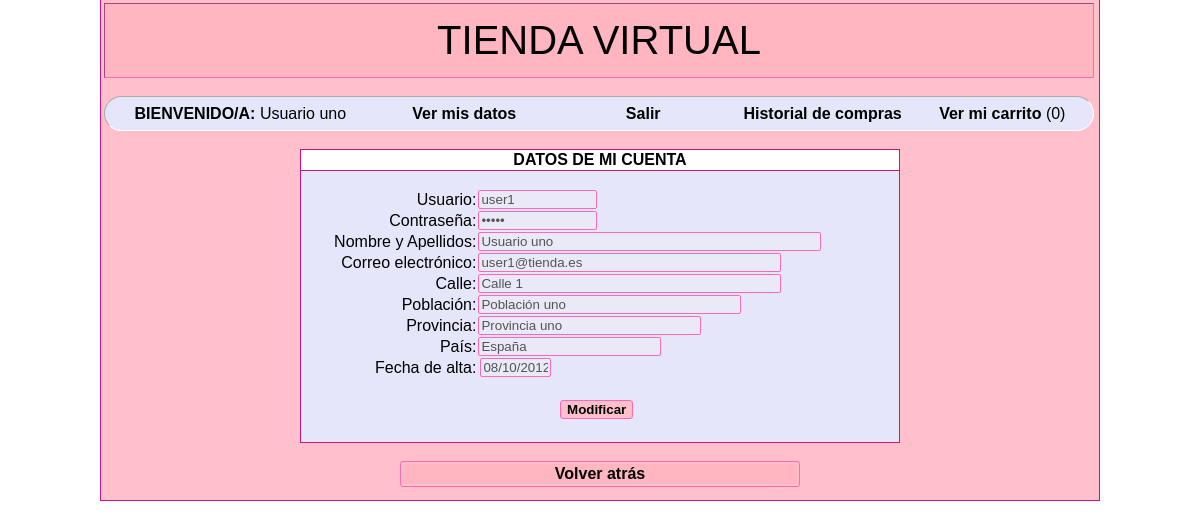
/content/user/userData.php (signed in), run on the app's committed database.
### tables this page shows
CREATE TABLE clientes (
  LOGIN varchar(20) NOT NULL,
  NOMBRE varchar(40) NOT NULL,
  PASSWORD varchar(20) NOT NULL,
  EMAIL varchar(30) NOT NULL,
  CALLE varchar(40) DEFAULT NULL,
  POBLACION varchar(35) DEFAULT NULL,
  PROVINCIA varchar(35) DEFAULT NULL,
  PAIS varchar(25) DEFAULT NULL,
  FECHAALTA date NOT NULL,
  PRIMARY KEY (LOGIN)
);

### content/user/userData.php (the view, shortened to what this page needs)
<?php
	$usuario = $_SESSION['user'];
	$conexion=mysql_connect("localhost", "root", "root") or die ('NO PUDO CONECTARSE');
	$resul=mysql_query("SELECT *
				   		FROM CLIENTES
				   		WHERE LOGIN = '".$usuario."'", $conexion)  or die ("No funciona");
	$fila = mysql_fetch_array($resul);
	$date = new DateTime($fila[FECHAALTA], timezone_open('Europe/Madrid'));
	include ("./includes/top.php");
	include ("./includes/cabecera.php");
	include ("./includes/user.php");
	echo "<form method='post' name='userData' action='./modifyUser.php' target='_parent' onSubmit='return validateUser();'>
			<table id='datos' class='datos' style='text-align: center;'>
				<tr>
					<th colspan='2'>
						DATOS DE MI CUENTA
					</th>
				</tr>
				<tr>
					<td style='text-align: right;'>
						<br />
						Usuario:
					</td>
					<td style='text-align: left;'>
						<br />
						<input type='hidden' name='login' value='".$fila[LOGIN]."' />
						<input type='text' size='12' name='usuario' disabled value='".$fila[LOGIN]."' class='texto' />
					</td>
				</tr>
				<tr>
					<td style='text-align: right;'>
						Contrase&ntilde;a:
					</td>
					<td style='text-align: left;'>
						<input type='password' size='12' name='pass' disabled value='".$fila[PASSWORD]."' class='texto' />
					</td>
				</tr>
				<tr>
					<td style='text-align: right;''>
						Nombre y Apellidos:
					</td>
					<td style='text-align: left;'>
						<input type='text' size='40' name='nombre' disabled value='".$fila[NOMBRE]."' class='texto' />
					</td>
				</tr>
				<tr>
					<td style='text-align: right;'>
						Correo electr&oacute;nico:
					</td>
					<td style='text-align: left;''>
						<input type='text' size='35' name='mail' disabled value='".$fila[EMAIL]."' class='texto' />
					</td>
				</tr>
				<tr>
					<td style='text-align: right;'>
						Calle:
					</td>
					<td style='text-align: left;'>
						<input type='text' size='35' name='calle' disabled value='".$fila[CALLE]."' class='texto' />
					</td>
				</tr>
				<tr>
					<td style='text-align: right;'>
						Poblaci&oacute;n:
					</td>
					<td style='text-align: left;'>
						<input type='text' size='30' name='poblacion' disabled value='".$fila[POBLACION]."' class='texto' />
					</td>
				</tr>
				<tr>
					<td style='text-align: right;''>
						Provincia:
					</td>
					<td style='text-align: left;'>
						<input type='text' size='25' name='provincia' disabled value='".$fila[PROVINCIA]."' class='texto' />
					</td>
				</tr>
				<tr>
					<td style='text-align: right;''>
						Pa&iacute;s:
					</td>
					<td style='text-align: left;'>
						<input type='text' size='20' name='pais' disabled value='".$fila[PAIS]."' class='texto' />
					</td>
				</tr>
				<tr>
					<td style='text-align: right;'>
						Fecha de alta:
						<br />
						<br />
					</td>
					<td style='text-align: left;'>
						<input type='text' id='fechaAlta' size='10' name='fecha' disabled value='".$date->format('d/m/Y')."' class='texto' />
						<br />
						<br />
					</td>
				</tr>
				<tr>
					<td colspan='2' style='text-align: center;'>
						<input type='button' name='modificar' id='mod_button' value='Modificar' onClick='modifyUser()' title='Modificar datos de usuario' class='boton' />
						<a href='#' style='text-decoration: none;'>
						</a>
					</td>
				</tr>
				<tr>
					<td colspan='2' style='text-align: center;'>
						<br />
					</td>
				</tr>
			</table>
		</form>
		<br />
		<table id='enlace_atras' class='enlace_atras'>
			<tr>
				<td>
					<a href='../user.php'><div>Volver atr&aacute;s</div></a>
				</td>
			</tr>
		</table>";
	include ("./includes/bottom.php");
?>

### content/user/includes/top.php (shortened to what this page needs)
<!doctype html>
<html xmlns='http://www.w3.org/1999/xhtml'>
    <head>
    </head>
    <body>
        <table id='contenedor' class='contenedor'>
            <tr>
                <td>

### content/user/includes/cabecera.php (shortened to what this page needs)
<table id='cabecera2' class='cabecera2'>
	<tr>
		<td>
			TIENDA VIRTUAL
		</td>
	</tr>
</table>

### content/user/includes/user.php
<?php
	echo "	<br />
			<table id='menu_user' class='menu_user'>
				<tr align='center'>
					<td valign='middle' style='width: 270px;'>
						<span class='bienvenido'>BIENVENIDO/A:</span> <span class='usuario'>".$_SESSION['userName']."</span>
					</td>
					<td valign='middle' style='width: 180px;'>
						<a href='./userData.php' title='Ver mis datos de usuario'>Ver mis datos</a>
					</td>
					<td valign='middle' style='width: 180px;'>
						<a href='../../index.php?Option=Exit' title='Cerrar la sesi&oacute;n actual'>Salir</a>
					</td>
					<td valign='middle' style='width: 180px;'>
						<a href='./shopping.php' title='Historial de compras realizadas por ".$_SESSION['userName']."'>Historial de compras</a>
					</td>
					<td valign='middle' style='width: 180px;'>
						<a href='./trolley.php' title='Ver mi carrito \nProductos: ".$_SESSION['cantidadProductosCarrito']."'>Ver mi carrito</a> (".$_SESSION['cantidadProductosCarrito'].")
					</td>
				</tr>
			</table>
			<br />";
?>

### content/user/includes/bottom.php (shortened to what this page needs)
				</td>
            </tr>
        </table>
    </body>
</html>

### styles.css (style rules this page uses)
body { margin-top: 0px; margin-bottom: 0px; width: auto; height: auto; }
.contenedor { background-color: pink; border-color: mediumVioletRed; border-style: solid; border-width: 1px; border-top-width: 0px; font-family: arial; height: 100%; margin: auto; margin-top: 0; padding: 0; padding-bottom: 10px; text-align: center; width: 1000px; }
.contenedor tr { margin: auto; text-align: center; alignment-adjust: central; }
.contenedor td { alignment-adjust: central; margin: auto; vertical-align: middle; }
.contenedor a { color: black; font-weight: bold; text-decoration: none; }
.cabecera2 { background-color: lightPink; color: black; border-width: 1px; border-color: hotpink; border-style: inset; cursor: default; font-size: 30pt; height: 75px; text-align: center; width: 990px; }
.cabecera2 td { vertical-align: middle; }
.menu_user { background-color: lavender; color: black; border-width: 1px; border-color: white; border-style: inset; text-align: center; font-size: 12pt; width: 990px; height: 35px; border-radius: 30px; }
.menu_user a { color: black; font-weight: bold; text-decoration: none; }
.boton { background-color: pink; border-color: hotPink; border-radius: 3px; border-style: solid; border-width: 1px; color: black; font-family: arial; font-size: 10pt; font-weight: bold; margin-bottom: 2pt; margin-top: 2pt; height: auto; width: auto; }
.texto { border-color: hotPink; border-radius: 2px; border-style: solid; border-width: 1px; padding-left: 2px; padding-right: 2px; }
.datos { background-color: lavender; border-collapse: collapse; border-color: mediumVioletRed; border-style: solid; border-width: 1px; margin: auto; width: 600px; }
.datos th { background-color: white; border-width: 1px; border-color: mediumVioletRed; border-style: solid; }
.datos #fechaAlta { margin-left: 2px; width: 65px; }
.enlace_atras { border-color: hotPink; border-radius: 3px; border-style: solid; border-width: 1px; color: black; font-weight: bold; margin: auto; text-align: center; width: 400px; }
.enlace_atras tr td { text-align: center; border-width: 1px; background-color: lightPink; border-radius: 3px; }
.enlace_atras a { text-decoration: none; color: black; }
.usuario { cursor: default; }
.bienvenido { cursor: default; font-weight: bold; }

### data on the page
clientes: usuario "user1", nombre "Usuario uno", mail "user1@tienda.es", calle "Calle 1", poblacion "Población uno", provincia "Provincia uno", pais "España", fecha "08/10/2012"

### other printed values
$_SESSION['userName'] "Usuario uno"
$_SESSION['cantidadProductosCarrito'] "0"
